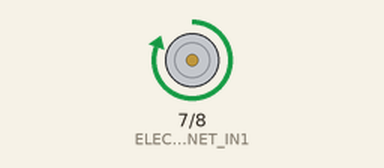
Simulated run of this sketch. Board: Arduino Uno, built with avr-gcc and run on an emulated ATmega328P. On the bench: motor-driver pin pairs drawn as motors (green arrow = first pin HIGH = forward, orange = second pin HIGH = backward, longer = more drive). What the sketch prints to the serial monitor is not drawn.

Above: at 0.5 s.
At 2.5 s:
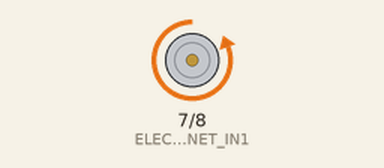
At 3.5 s:
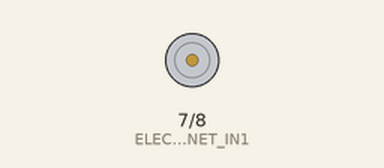
Timing chart, 0 to 5.2 s (numbered marks = the images above):
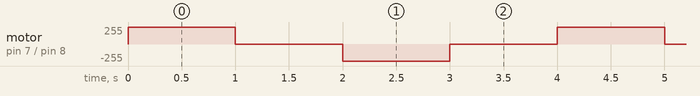

The sketch:

DRV871_ControllingPolarityOfElectromagnet.ino
```cpp
/**
* Creé este codigo para controlar la polaridad de un electoiman.
* La polaridad cambia de norte a sur. 1 segundo norte, apaga 1 segundo, prende 1 segundo sur, apaga 1 segundo
* Se puede ver el efecto con una simple brújula, o utilizando un dispositivo digilal que indique polaridad.
* Este proyecto es parte de una prueba para un proyecto más complejo que involucra multiples electroimanes.
*
*
*
*/

#define ELECTROMAGNET_IN1 7
#define ELECTROMAGNET_IN2 8

void setup() {
  Serial.begin(9600);

  Serial.println("DRV8871 test");

  pinMode(ELECTROMAGNET_IN1, OUTPUT);
  pinMode(ELECTROMAGNET_IN2, OUTPUT);
}

void loop() {
  // Activar electroimán en una dirección (forward)
  digitalWrite(ELECTROMAGNET_IN1, HIGH);
  digitalWrite(ELECTROMAGNET_IN2, LOW);
  delay(1000); // Mantener encendido por 1 segundo

  // Desactivar electroimán
  digitalWrite(ELECTROMAGNET_IN1, LOW);
  digitalWrite(ELECTROMAGNET_IN2, LOW);
  delay(1000); // Mantener apagado por 1 segundo

  // Activar electroimán en la dirección opuesta (reverse)
  digitalWrite(ELECTROMAGNET_IN1, LOW);
  digitalWrite(ELECTROMAGNET_IN2, HIGH);
  delay(1000); // Mantener encendido por 1 segundo

  // Desactivar electroimán
  digitalWrite(ELECTROMAGNET_IN1, LOW);
  digitalWrite(ELECTROMAGNET_IN2, LOW);
  delay(1000); // Mantener apagado por 1 segundo
}
```

Measured:
- by itself, motor on pin 7 (ELECTROMAGNET_IN1) / pin 8 (ELECTROMAGNET_IN2): repeats every 4.0 s: stopped 1.0 s, backward 255/255 1.0 s, stopped 1.0 s, forward 255/255 1.0 s
